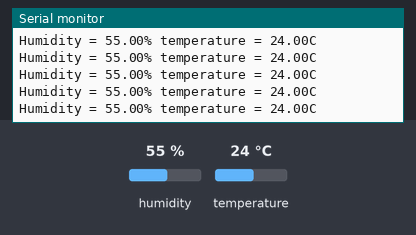
Simulated run of this sketch. Board: Arduino Uno, built with avr-gcc and run on an emulated ATmega328P. Parts: the last lines printed to the serial monitor. The inputs (shaded band) are chosen by the test bench; at power-on: humidity 55 %, temperature 24 °C.

Above: at 1.2 s.
1.3 s: humidity set to 22 %
At 1.37 s:
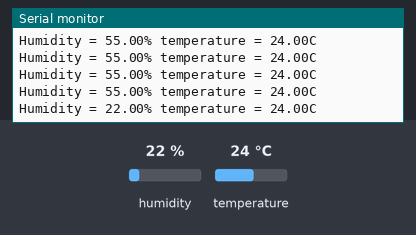
4.3 s: temperature set to 12 °C
At 4.31 s:
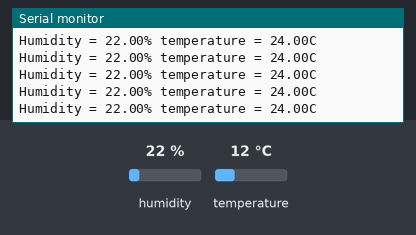
7.3 s: humidity set to 40 %
At 7.34 s:
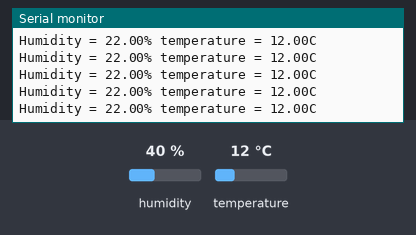
Timing chart, 0 to 10.3 s (numbered marks = the images above; inputs shaded):
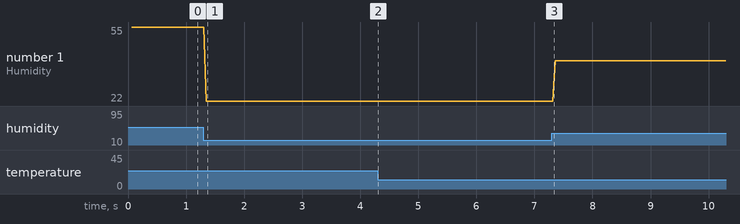

The sketch:

main.ino
```cpp
#include <dht.h>

#define dht_dpin 2 //定義訊號要從Pin A0 進來

dht DHT;
int PowerPin = 13;

int delayTime = 1000;

void setup(){
  Serial.begin(9600);
  pinMode(PowerPin,HIGH);
  Serial.print("GO!!!");

}

bool DHTfunc(){
  DHT.read11(dht_dpin);   //去library裡面找DHT.read11
  Serial.print("Humidity = ");
  Serial.print(DHT.humidity);
  Serial.print("% ");
  Serial.print("temperature = ");
  Serial.print(DHT.temperature);
  Serial.println("C ");
}

void loop(){
  if (!DHTfunc())Serial.print("DHT fails!!");
}
```

Measured:
- after the input at 1.3 s, the serial monitor: prints a new line after 0.05 s (image 1)
- plotted number 1: 55 → 22 after the input at 1.3 s, 22 → 40 after the input at 7.3 s
